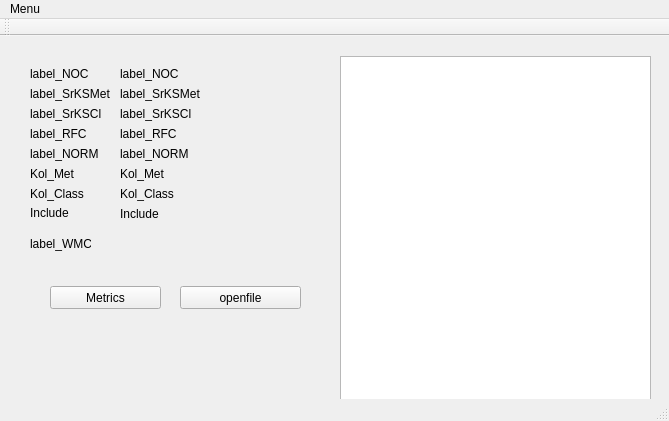
<?xml version="1.0" encoding="UTF-8"?>
<ui version="4.0">
 <class>MainWindow</class>
 <widget class="QMainWindow" name="MainWindow">
  <property name="geometry">
   <rect>
    <x>0</x>
    <y>0</y>
    <width>669</width>
    <height>421</height>
   </rect>
  </property>
  <property name="windowTitle">
   <string>MainWindow</string>
  </property>
  <widget class="QWidget" name="centralWidget">
   <widget class="QLabel" name="label_NOC">
    <property name="geometry">
     <rect>
      <x>120</x>
      <y>30</y>
      <width>211</width>
      <height>16</height>
     </rect>
    </property>
    <property name="text">
     <string>label_NOC</string>
    </property>
   </widget>
   <widget class="QLabel" name="label_SrKSMet">
    <property name="geometry">
     <rect>
      <x>120</x>
      <y>50</y>
      <width>201</width>
      <height>16</height>
     </rect>
    </property>
    <property name="text">
     <string>label_SrKSMet</string>
    </property>
   </widget>
   <widget class="QLabel" name="label_SrKSCl">
    <property name="geometry">
     <rect>
      <x>120</x>
      <y>70</y>
      <width>211</width>
      <height>16</height>
     </rect>
    </property>
    <property name="text">
     <string>label_SrKSCl</string>
    </property>
   </widget>
   <widget class="QLabel" name="label_RFC">
    <property name="geometry">
     <rect>
      <x>120</x>
      <y>90</y>
      <width>201</width>
      <height>16</height>
     </rect>
    </property>
    <property name="text">
     <string>label_RFC</string>
    </property>
   </widget>
   <widget class="QLabel" name="label_NORM">
    <property name="geometry">
     <rect>
      <x>120</x>
      <y>110</y>
      <width>201</width>
      <height>16</height>
     </rect>
    </property>
    <property name="text">
     <string>label_NORM</string>
    </property>
   </widget>
   <widget class="QLabel" name="Kol_Met">
    <property name="geometry">
     <rect>
      <x>120</x>
      <y>130</y>
      <width>191</width>
      <height>16</height>
     </rect>
    </property>
    <property name="text">
     <string>Kol_Met</string>
    </property>
   </widget>
   <widget class="QLabel" name="Kol_Class">
    <property name="geometry">
     <rect>
      <x>120</x>
      <y>150</y>
      <width>191</width>
      <height>16</height>
     </rect>
    </property>
    <property name="text">
     <string>Kol_Class</string>
    </property>
   </widget>
   <widget class="QLabel" name="Include">
    <property name="geometry">
     <rect>
      <x>120</x>
      <y>170</y>
      <width>181</width>
      <height>16</height>
     </rect>
    </property>
    <property name="text">
     <string>Include</string>
    </property>
   </widget>
   <widget class="QPlainTextEdit" name="plainTextEdit">
    <property name="geometry">
     <rect>
      <x>340</x>
      <y>20</y>
      <width>311</width>
      <height>351</height>
     </rect>
    </property>
   </widget>
   <widget class="QPushButton" name="Metrics">
    <property name="geometry">
     <rect>
      <x>50</x>
      <y>250</y>
      <width>111</width>
      <height>23</height>
     </rect>
    </property>
    <property name="text">
     <string>Metrics</string>
    </property>
   </widget>
   <widget class="QPushButton" name="openfile">
    <property name="geometry">
     <rect>
      <x>180</x>
      <y>250</y>
      <width>121</width>
      <height>23</height>
     </rect>
    </property>
    <property name="text">
     <string>openfile</string>
    </property>
   </widget>
   <widget class="QLabel" name="label_SrKSMet_2">
    <property name="geometry">
     <rect>
      <x>30</x>
      <y>50</y>
      <width>91</width>
      <height>16</height>
     </rect>
    </property>
    <property name="text">
     <string>label_SrKSMet</string>
    </property>
   </widget>
   <widget class="QLabel" name="Kol_Met_2">
    <property name="geometry">
     <rect>
      <x>30</x>
      <y>130</y>
      <width>61</width>
      <height>16</height>
     </rect>
    </property>
    <property name="text">
     <string>Kol_Met</string>
    </property>
   </widget>
   <widget class="QLabel" name="label_NORM_2">
    <property name="geometry">
     <rect>
      <x>30</x>
      <y>110</y>
      <width>71</width>
      <height>16</height>
     </rect>
    </property>
    <property name="text">
     <string>label_NORM</string>
    </property>
   </widget>
   <widget class="QLabel" name="label_NOC_2">
    <property name="geometry">
     <rect>
      <x>30</x>
      <y>30</y>
      <width>81</width>
      <height>16</height>
     </rect>
    </property>
    <property name="text">
     <string>label_NOC</string>
    </property>
   </widget>
   <widget class="QLabel" name="label_RFC_2">
    <property name="geometry">
     <rect>
      <x>30</x>
      <y>90</y>
      <width>71</width>
      <height>16</height>
     </rect>
    </property>
    <property name="text">
     <string>label_RFC</string>
    </property>
   </widget>
   <widget class="QLabel" name="label_SrKSCl_2">
    <property name="geometry">
     <rect>
      <x>30</x>
      <y>70</y>
      <width>71</width>
      <height>16</height>
     </rect>
    </property>
    <property name="text">
     <string>label_SrKSCl</string>
    </property>
   </widget>
   <widget class="QLabel" name="Kol_Class_2">
    <property name="geometry">
     <rect>
      <x>30</x>
      <y>150</y>
      <width>71</width>
      <height>16</height>
     </rect>
    </property>
    <property name="text">
     <string>Kol_Class</string>
    </property>
   </widget>
   <widget class="QLabel" name="Include_2">
    <property name="geometry">
     <rect>
      <x>30</x>
      <y>170</y>
      <width>46</width>
      <height>13</height>
     </rect>
    </property>
    <property name="text">
     <string>Include</string>
    </property>
   </widget>
   <widget class="QLabel" name="label">
    <property name="geometry">
     <rect>
      <x>30</x>
      <y>200</y>
      <width>61</width>
      <height>16</height>
     </rect>
    </property>
    <property name="text">
     <string>label_WMC</string>
    </property>
   </widget>
   <widget class="QLabel" name="label_WMC">
    <property name="geometry">
     <rect>
      <x>120</x>
      <y>200</y>
      <width>191</width>
      <height>16</height>
     </rect>
    </property>
    <property name="text">
     <string/>
    </property>
   </widget>
  </widget>
  <widget class="QToolBar" name="mainToolBar">
   <attribute name="toolBarArea">
    <enum>TopToolBarArea</enum>
   </attribute>
   <attribute name="toolBarBreak">
    <bool>false</bool>
   </attribute>
  </widget>
  <widget class="QStatusBar" name="statusBar"/>
  <widget class="QMenuBar" name="menuBar">
   <property name="geometry">
    <rect>
     <x>0</x>
     <y>0</y>
     <width>669</width>
     <height>18</height>
    </rect>
   </property>
   <widget class="QMenu" name="menuMenu">
    <property name="title">
     <string>Menu</string>
    </property>
   </widget>
   <addaction name="menuMenu"/>
  </widget>
  <action name="actionOpen">
   <property name="text">
    <string>Open</string>
   </property>
  </action>
 </widget>
 <layoutdefault spacing="6" margin="11"/>
 <resources/>
 <connections/>
</ui>
